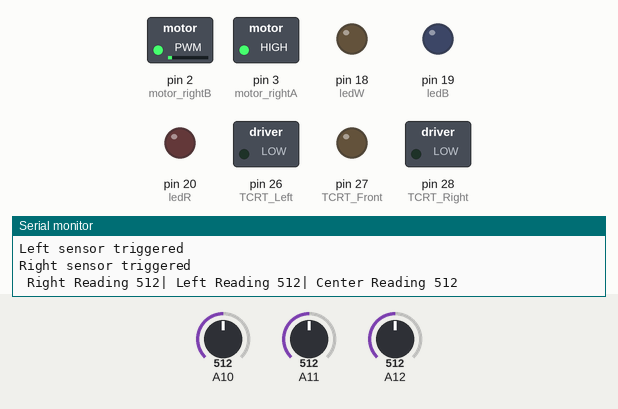
This sketch was run on a simulated Arduino Mega 2560, built with avr-gcc and run on an emulated ATmega2560. On the bench: switched loads named in the sketch (green lamp = pin HIGH), output pins drawn as LEDs (lit = HIGH), the last lines printed to the serial monitor. The test bench sets the inputs (shaded band); at power-on: A10 = 512, A12 = 512, A11 = 512.

Above: at 5.3 s.
5.4 s: A10 set to 984
6.9 s: A10 set to 991
At 7.8 s:
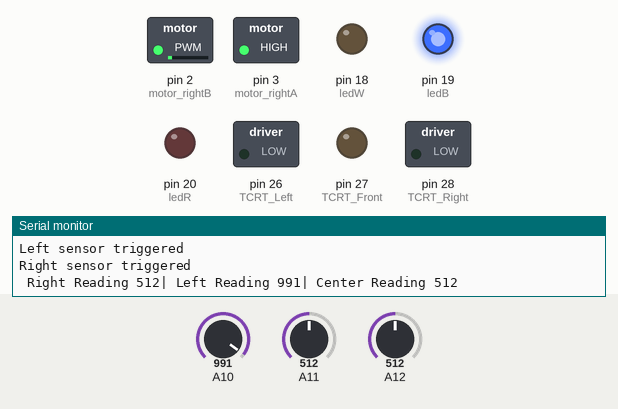
8.8 s: A12 set to 964
10.3 s: A12 set to 989
At 11.8 s:
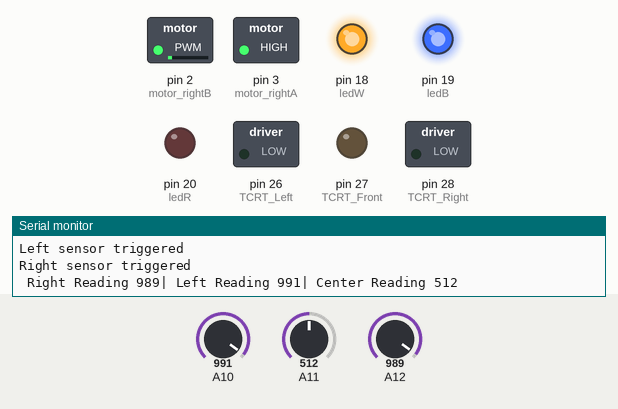
12.2 s: A11 set to 993
At 12.9 s:
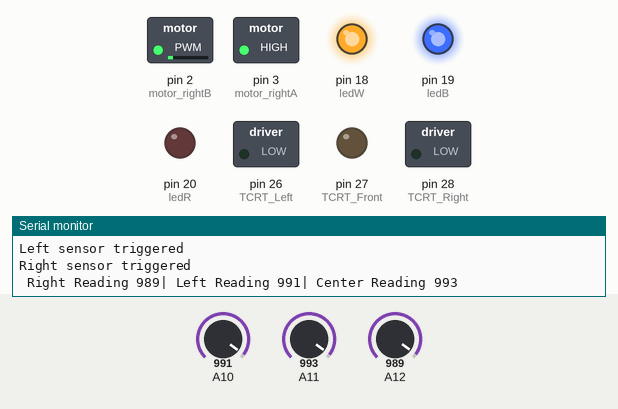
15.2 s: A11 set to 1019
At 16.2 s:
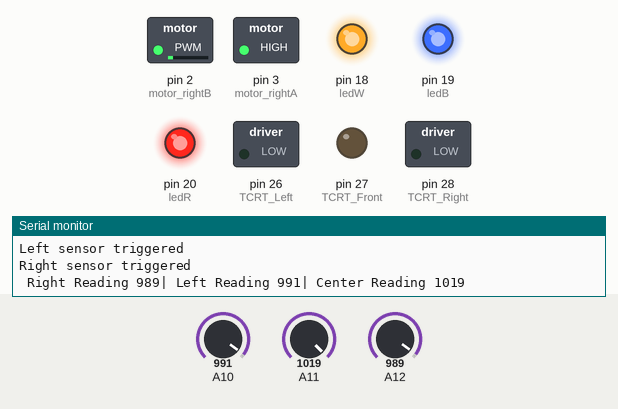
Timing chart, 0 to 18.2 s (numbered marks = the images above; inputs shaded):
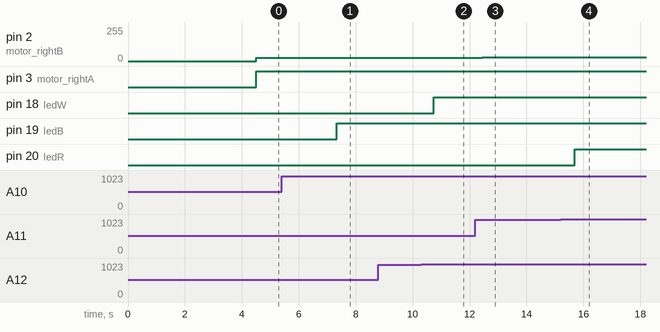

The sketch:

Current_code_test.ino
```cpp
// Algernon Current Code


// LED pins
int ledR = 20;
int ledW = 18;
int ledB = 19;

// motor pins
int motor_leftA = 0;   // pin0
int motor_leftB = 1;   // pin1
int motor_rightB = 2;  // pin2
int motor_rightA = 3;  // pin3

// TCRT pins
int TCRT_Left = 26;
int TCRT_Front = 27;
int TCRT_Right = 28;
int TCRT_Output;

bool Front = false;
bool Left = false;
bool Right = false;

int drive_Speed = 35;
int turn_Speed = 30;
int reverse_Speed = 25;

bool firstLoop = true;

void setup() {

  Serial.begin(9600);

  // TCRTS
  pinMode(TCRT_Left, OUTPUT);
  pinMode(TCRT_Front, OUTPUT);
  pinMode(TCRT_Right, OUTPUT);

  // motors
  pinMode(motor_leftA, OUTPUT);
  pinMode(motor_leftB, OUTPUT);
  pinMode(motor_rightA, OUTPUT);
  pinMode(motor_rightB, OUTPUT);

  // LEDS
  pinMode(ledR, OUTPUT);
  pinMode(ledW, OUTPUT);
  pinMode(ledB, OUTPUT);
}

void loop() {

  if (firstLoop) {  // have 4 second delay before starting the loop, but only for the first loop
    delay(4000);
    firstLoop = false;
  }


  checkTcrt();  // Continuously print sensor readings for debugging

  Front = false;  // sensors set to false by deafult so they start by not sensing anything
  Left = false;
  Right = false;

  checkDistance();

  if (analogRead(TCRT_Front) < 981) {
    Serial.println("Front sensor triggered");
    Front = true;

  }
  if (analogRead(TCRT_Left) < 995) {
    Serial.println("Left sensor triggered");
    Left = true;

  }
  if (analogRead(TCRT_Right) < 993) {
    Serial.println("Right sensor triggered");
    Right = true;

  }

  if (Front && Left && Right){
    motorsBackward();
  }

  else if (Front && Left){
    turnRight();
  }

  else if (Front && Right){
    turnLeft();
  }

  else if (Left){
    turnRight();
  }

  else if (Right){
    turnLeft();
  }

  else if (Front){
    turnLeft();
  }

  else {
    motorsForward();
  }
}

////states   Not in use yet
//
//enum State_enum {TURN_LEFT, TURN_RIGHT, FORWARD, STOP};
//enum Sensors_enum {NONE, FRONT_LEFT, FRONT_RIGHT, TCRT_FRONT, TCRT_ALL};
//
//static Sensors_enum sensors;
//static State_enum state;
//
//// State machine function
//void state_machine_run() {
//  Serial.print("Current State: ");
//  Serial.println(state);
//
//  // Check if FRONT TCRT detects NO object within threshold change to FORWARD
//  if (TCRT_Front > 1005) {
//    Serial.println("Front sensor triggered");
//
//  }
//}


// functions
void checkTcrt() {
  // 1cm = 543 - 548, 2cm = 851 - 858, 3cm = 940 - 948,
  // 4cm = 974 - 986, 5cm = 993 - 1002, 6cm = 1002 - 1023,
  // 7cm = 1007 - 1015, 8cm = 1008 - 1018
  Serial.print(" Right Reading ");
  Serial.print(analogRead(TCRT_Right));

  // 1cm = 567 - 569, 2cm = 869 - 876, 3cm = 950 - 959,
  // 4cm = 980 - 990, 5cm = 995 - 1005, 6cm = 1003 - 1013,
  // 7cm = 1010 - 1018, 8cm = 1013 - 1021
  Serial.print("| Left Reading ");
  Serial.print(analogRead(TCRT_Left));

  // 1cm = 691 - 700, 2cm = 892 - 898, 3cm 953 - 964,
  // 4cm = 981 - 990, 5cm = 994 - 1003, 6cm 1001 - 1011,
  // 7cm = 1007 - 1015, 8cm = 1007 - 1019
  Serial.print("| Center Reading ");
  Serial.println(analogRead(TCRT_Front));
  delay(500);
}

void checkDistance() {
  if (analogRead(TCRT_Right) < 980) {
    digitalWrite(ledW, LOW);
  }
  if (analogRead(TCRT_Right) > 980) {
    digitalWrite(ledW, HIGH);
  }
  if (analogRead(TCRT_Left) < 990) {
    digitalWrite(ledB, LOW);
  }
  if (analogRead(TCRT_Left) > 990) {
    digitalWrite(ledB, HIGH);
  }
  if (analogRead(TCRT_Front) < 1005) {
    digitalWrite(ledR, LOW);
  }
  if (analogRead(TCRT_Front) > 1005) {
    digitalWrite(ledR, HIGH);
  }
}

void turnLeft() {
  analogWrite(motor_leftA, -turn_Speed);
  analogWrite(motor_leftB, turn_Speed);
  analogWrite(motor_rightA, turn_Speed);
  analogWrite(motor_rightB, -turn_Speed);
}

void turnRight() {
  analogWrite(motor_leftA, turn_Speed);
  analogWrite(motor_leftB, -turn_Speed);
  analogWrite(motor_rightA, -turn_Speed);
  analogWrite(motor_rightB, turn_Speed);
}

void motorsForward() {

  analogWrite(motor_leftA, drive_Speed);
  analogWrite(motor_leftB, -drive_Speed);
  analogWrite(motor_rightA, drive_Speed);
  analogWrite(motor_rightB, -drive_Speed);

}

void motorsBackward() {
  analogWrite(motor_leftA, -reverse_Speed);  // Reverse left motor
  analogWrite(motor_leftB, reverse_Speed);   // Reverse left motor
  analogWrite(motor_rightA, -reverse_Speed); // Reverse right motor
  analogWrite(motor_rightB, reverse_Speed);  // Reverse right motor
}

void allLeds() {
  digitalWrite(ledR, HIGH);
  digitalWrite(ledW, HIGH);
  digitalWrite(ledB, HIGH);
}
```

Measured:
- the behaviour switches between 990 and 991 on A10 (found by bisection; images 0 and 1)
- the behaviour switches between 980 and 981 on A12 (found by bisection; images 1 and 2)
- the behaviour switches between 1005 and 1006 on A11 (found by bisection; images 3 and 4)
- after the input at 6.9 s, pin 19 (ledB): LOW → HIGH after 0.44 s
- after the input at 10.3 s, pin 18 (ledW): LOW → HIGH after 0.44 s
- after the input at 12.2 s, pin 2 (motor_rightB): 25/255 → 30/255 after 0.25 s
- after the input at 15.2 s, pin 20 (ledR): LOW → HIGH after 0.50 s
